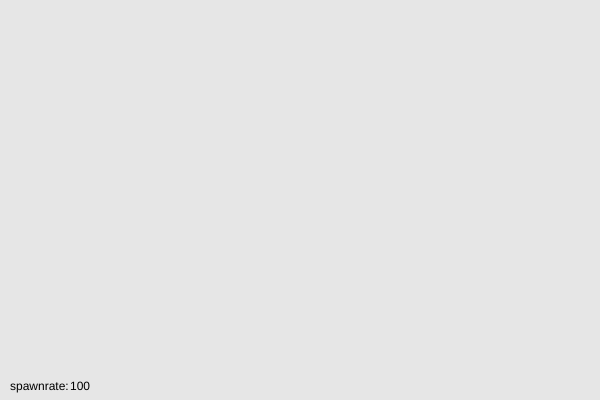
Frame 1 (no input)
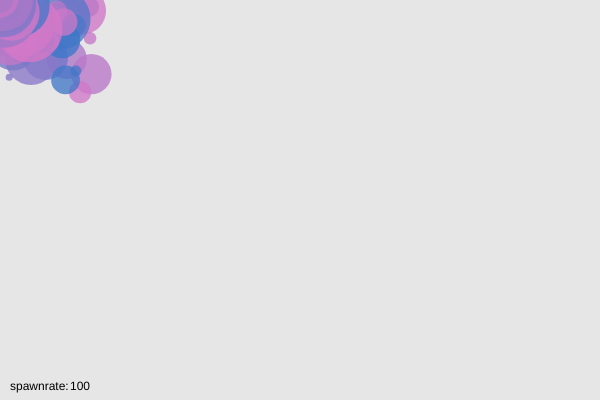
Frame 60 (no input)
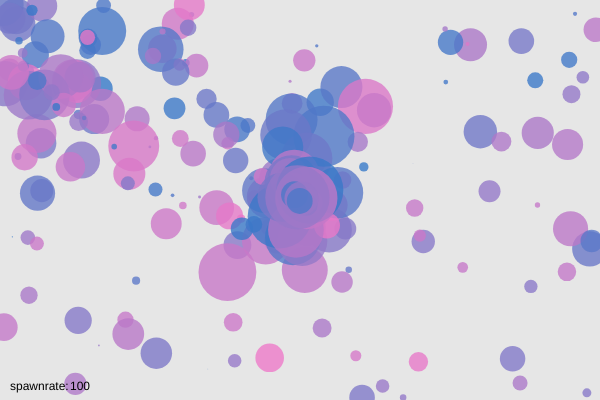
Frame 120 (the mouse pressed at the canvas centre since frame 60)

The p5.js sketch that drew these frames (run headless with seeded random() and noise() and a simulated clock; from frame 60 on, the mouse is pressed at the canvas centre):

// p5.js sketch
// ── sketch.js
// DM2008 — Activity 4b
// Objects in Motion (60 min)

// ============================
// Step 0: Global data
// ============================
let agents = []; // array to hold many objects
let fr;

function setup() {
  createCanvas(600, 400);
  noStroke();
  fr = 1;
}

function draw() {
  background(230);

  for (let i = 0; i < agents.length; i++) {
    agents[i].update(); // change over time
    agents[i].show(); // draw
    agents[i].shrink();
    if (agents[i].size <= 0) {
      agents.splice(i, 1);
    }
  }

  let size = random(16, 70);
  let speedX = random(-2, 2);
  let speedY = random(-2, 2);
  if (frameCount % fr === 0) {
    agents.push(new Agent(mouseX, mouseY, size, speedX, speedY));
  }

  fill(0);
  text("spawnrate:", 10, 390);
  text(101 - fr, 70, 390);
}

// ============================
// Step 4: Interaction (optional)
// - Add new objects with mouse clicks
// - Toggle behaviors with keys
// ============================
function mousePressed() {
  for (let i = 0; i < 100; i++) {
    let x = random(width);
    let y = random(height);
    let size = random(12, 50);
    let speedX = random(-2, 2);
    let speedY = random(-2, 2);
    // TODO: pass any extra properties you plan to use
    agents.push(new Agent(x, y, size, speedX, speedY));
  }
}

function keyPressed() {
  // Example toggles—feel free to customize
  if (key === "c") {
    // clear all agents
    agents = [];
    print("cleared");
  }

  if (keyCode === LEFT_ARROW) {
    if (fr < 98) {
      fr = fr + 3;
      print(fr);
    }
  }
  if (keyCode === RIGHT_ARROW) {
    if (fr > 3) {
      fr = fr - 3;
      print(fr);
    }
  }
}

// ============================
// Step 5: Define your Class
// - Must have at least 1 property that changes over time
// - Must have at least 1 method besides show()
// - Feel free to add more properties/methods
// ============================
class Agent {
  constructor(x, y, size, speedX, speedY) {
    // Required properties
    this.x = x;
    this.y = y;
    this.size = size;

    // Motion
    this.dx = speedX;
    this.dy = speedY;

    // Style (customize!)
    this.hue = random(360);
    this.alpha = 200;

    // Lifespan (optional)
    this.life = 255; // use this if you want fade/shrink/remove behavior
  }

  // Method #1: update — change over time
  update() {
    // Basic movement
    this.x += this.dx;
    this.y += this.dy;

    // Simple screen wrap (A) or bounce (B) — pick one or implement your own:

    // // (A) Wrap:
    // if (this.x > width) {
    //   this.x = 0;
    // }
    // if (this.x < 0) {
    //   this.x = width;
    // }
    // if (this.y > height) {
    //   this.y = 0;
    // }
    // if (this.y < 0) {
    //   this.y = height;
    // }

    // (B) Bounce (comment Wrap out if you use Bounce):
    if (this.x < 0 || this.x > width) {
      this.dx *= -1;
    }
    if (this.y < 0 || this.y > height) {
      this.dy *= -1;
    }

    // Example of property changing over time:
    // subtle size pulse
    // this.size += sin(frameCount * 0.05) * 0.2;

    // Or use a lifespan:
    // this.life -= 1;        // fade over time
    // this.size -= 0.05;     // shrink slowly
  }

  shrink() {
    this.size -= 0.25; // shrink each frame
  }

  // Method #2: show — draw the object
  show() {
    // If you use HSB, set colorMode(HSB) in setup()
    // colorMode(HSB, 360, 100, 100, 255);
    // fill(this.hue, 70, 90, this.alpha);

    // Using RGB to keep it simple
    fill(50 + (this.hue % 200), 120, 200, this.alpha);
    ellipse(this.x, this.y, this.size);
  }
}

/* ============================
   TODO ideas (pick at least one):
   - Add a second method besides show(), e.g., bounce(), shrink(), changeColor()
   - Make one property evolve over time (size, hue, alpha, speed)
   - Add a key or mouse interaction that changes *all* agents (loop over array)
   - Implement removal: shrink agents and splice them when too small
============================= */
